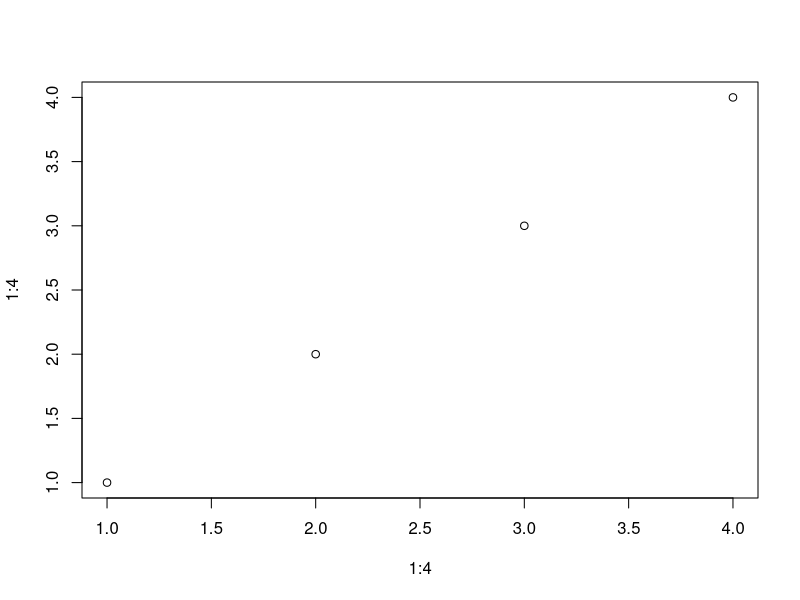

Source code (R):
## ---- chunk 1
plot(1:4, 1:4)
## ---- chunk 2
sessionInfo()
